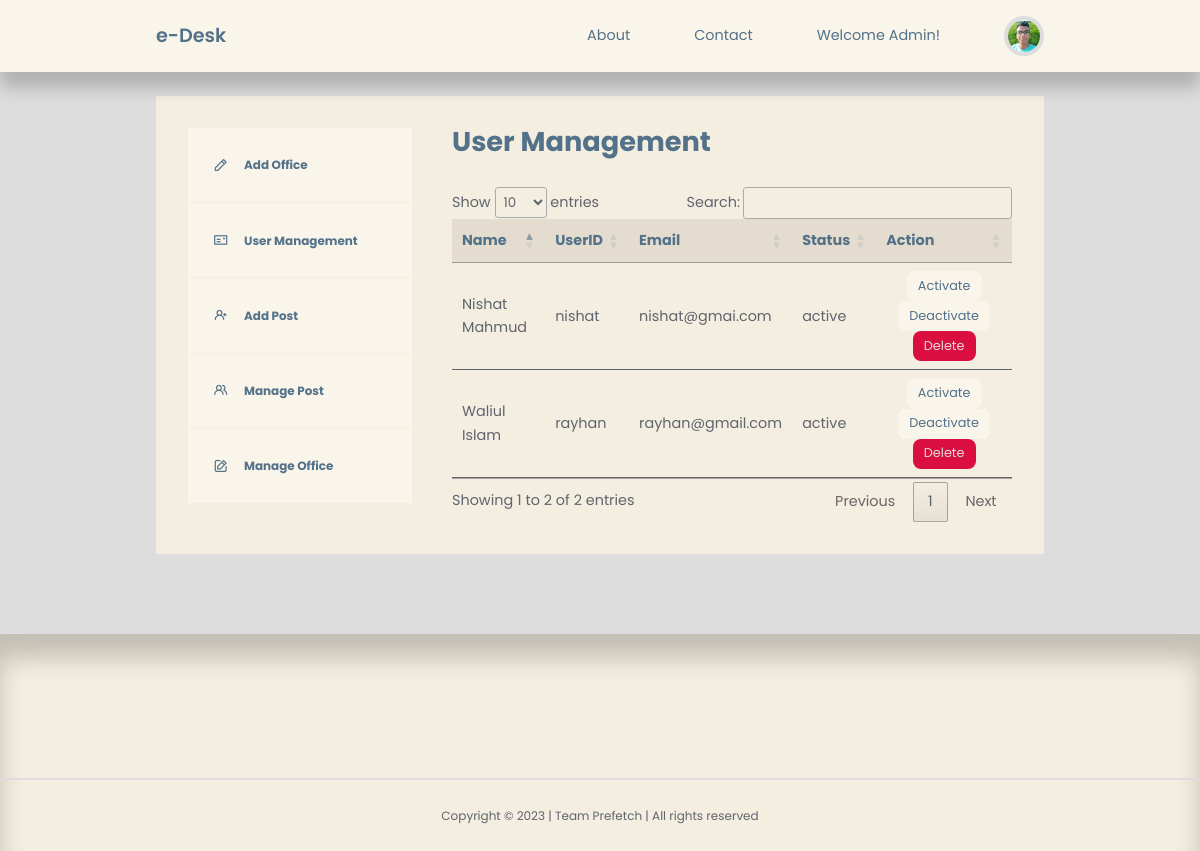
Page /admin/admin-user-management.php on the committed database.
### tables this page shows
CREATE TABLE `usermanagement` (
  `id` int(10) NOT NULL,
  `firstname` varchar(255) NOT NULL,
  `lastname` varchar(255) NOT NULL,
  `userid` varchar(255) NOT NULL,
  `email` varchar(255) NOT NULL,
  `password` varchar(255) NOT NULL,
  `picture` varchar(255) NOT NULL,
  `stat` varchar(255) NOT NULL
);

### admin/admin-user-management.php (the view, shortened to what this page needs)
<?php
include 'partials/header.php';
$query = "SELECT * FROM usermanagement";
$users = mysqli_query($connection, $query);
?>
<section class="dashboard">
    <div class="container dashboard__container">
        <aside>
            <ul>
                <li>
                    <a href="admin-add-office.php"><i class="uil uil-pen"></i>
                        <h5>Add Office</h5>
                    </a>
                </li>
                <li>
                    <a href="admin-user-management.php"><i class="uil uil-postcard"></i>
                        <h5>User Management</h5>
                    </a>
                </li>
                <li>
                    <a href="admin-add-post.php"><i class="uil uil-user-plus"></i>
                        <h5>Add Post</h5>
                    </a>
                </li>
                <li>
                    <a href="admin-manage-post.php"><i class="uil uil-users-alt"></i>
                        <h5>Manage Post</h5>
                    </a>
                </li>
                <li>
                    <a href="admin-manage-office.php"><i class="uil uil-edit"></i>
                        <h5>Manage Office</h5>
                    </a>
                </li>
            </ul>
        </aside>
        <main>
            <h2>User Management</h2>
            <table id='table'>
                <thead>
                    <tr align="center">
                        <th>Name</th>
                        <th>UserID</th>
                        <th>Email</th>
                        <th>Status</th>
                        <th>Action</th>
                    </tr>
                </thead>
                <tbody>
                    <?php while ($user = mysqli_fetch_assoc($users)) : ?>
                        <tr>
                            <td><?= "{$user['firstname']} {$user['lastname']}" ?></td>
                            <td><?= $user['userid'] ?></td>
                            <td><?= $user['email'] ?></td>
                            <td><?= $user['stat'] ?></td>
                            <td align="center"><a href="<?= ROOT_URL ?>admin/active-user-logic.php?id=<?= $user['id'] ?>" class="btn sm">Activate</a> <a href="<?= ROOT_URL ?>admin/deactive-user-logic.php?id=<?= $user['id'] ?>" class="btn sm">Deactivate</a>   <a href="<?= ROOT_URL ?>admin/delete-user-logic.php?id=<?= $user['id'] ?>" class="btn sm danger">Delete</a></td>
                        </tr>
                    <?php endwhile ?>
                </tbody>
            </table>
        </main>
    </div>
</section>
<?php
include '../partials/footer.php';
?>

### css/style.css (style rules this page uses)
:root { --color-primary: #F9F5EB; --color-primary-light: #9BA4B5; --color-primary-variant: #5854c7; --color-red: #da0f3f; --color-red-light: hsl(346, 87%, 46%, 15%); --color-green: #00c476; --color-green-light: hsl(156, 100%, 38%, 15%); --color-gray-900: #F4EEE0; --color-gray-700: #E4DCCF; --color-gray-300: rgba(242, 242, 254, 0.3); --color-gray-200: rgba(33, 42, 62, 0.7); --color-white: #537188; --color-bg: #ddd; --transition: all 300ms ease; --container-width-lg: 74%; --container-width-md: 88%; --form-width: 40%; --card-border-radius-1: 0.3rem; --card-border-radius-2: 0.5rem; --card-border-radius-3: 0.8rem; --card-border-radius-4: 2rem; --card-border-radius-5: 5rem; }
* { margin: 0; padding: 0; outline: 0; border: 0; appearance: 0; list-style: none; text-decoration: none; box-sizing: border-box; font-family: 'Poppins', sans-serif; }
body { line-height: 1.6; color: var(--color-gray-200); overflow-x: hidden; background: var(--color-bg); font-size: 0.9rem; }
.container { width: var(--container-width-lg); max-width: 1800px; margin-inline: auto; }
section { margin-top: 3rem; width: 100vw; }
h1, h2, h3, h4, h5 { color: var(--color-white); line-height: 1.3; }
h2 { font-size: 1.7rem; margin: 1rem 0; }
a { color: var(--color-white); transition: var(--transition); }
.btn { display: inline-block; width: fit-content; padding: 0.6rem 1.2rem; background-color: var(--color-primary); border-radius: var(--card-border-radius-2); cursor: pointer; transition: var(--transition); color: var(--color-white); }
.btn.sm { padding: 0.3rem 0.7rem; font-size: 0.8rem; }
.btn.danger { background: var(--color-red); color: var(--color-bg); }
.dashboard { margin-top: 6rem; }
.dashboard__container { display: grid; grid-template-columns: 14rem auto; gap: 1rem; background: var(--color-gray-900); padding: 2rem; margin-bottom: 5rem; }
.dashboard aside a { background-color: var(--color-primary); display: flex; gap: 1rem; align-items: center; padding: 1.6rem; }
.dashboard aside ul li:not(:last-child) a { border-bottom: 1px solid var(--color-gray-900); }
.dashboard main { margin-left: 1.5rem; }
.dashboard main h2 { margin: 0 0 2rem 0; line-height: 1; }
.dashboard main table { width: 100%; text-align: left; }
.dashboard main table th { background: var(--color-gray-700); padding: 0.8rem; color: var(--color-white); }
.dashboard main table td { padding: 0.8rem; border-bottom: 1px solid var(--color-gray-200); }

### rows in the picture
usermanagement: firstname "Waliul", lastname "Islam", userid "rayhan", email "rayhan@gmail.com", stat "active"
usermanagement: firstname "Nishat", lastname "Mahmud", userid "nishat", email "nishat@gmai.com", stat "active"
